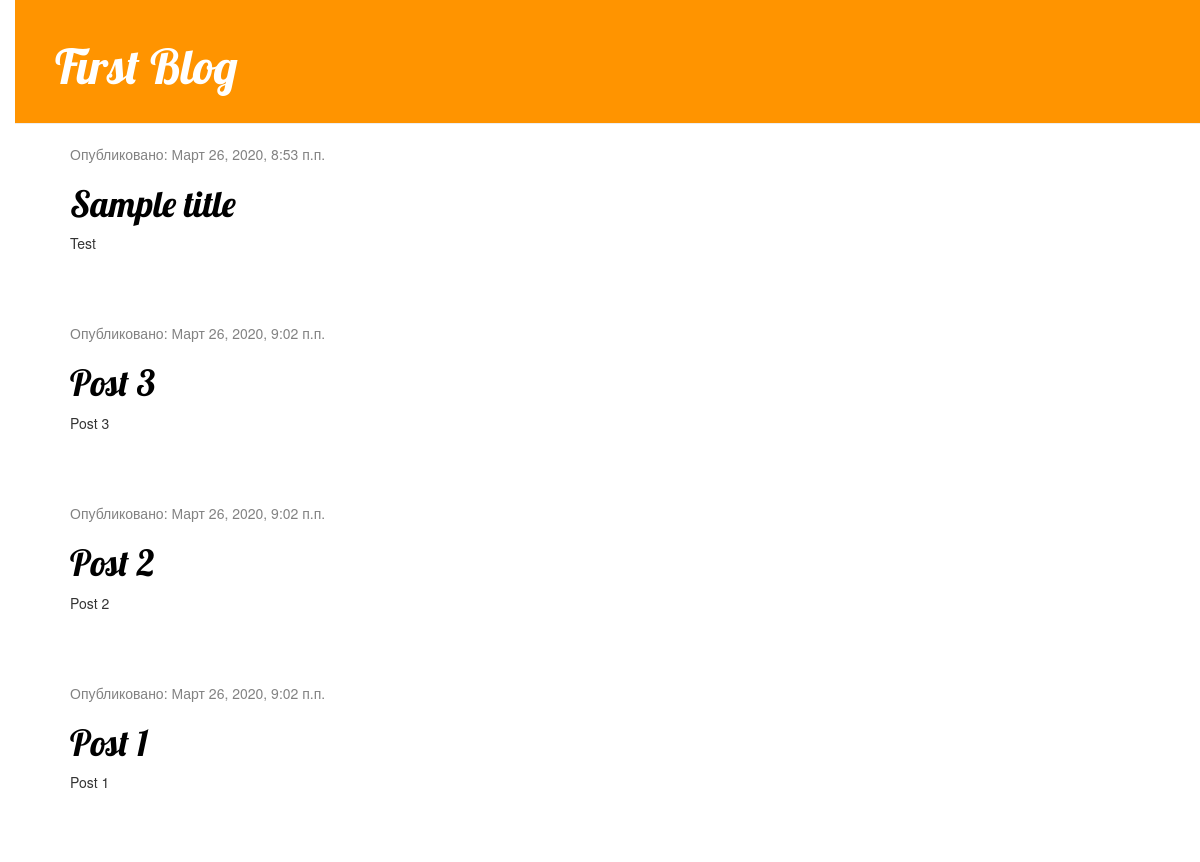
The page / on the database its author committed.
### first/models.py (models this page shows, shortened)
class Post(models.Model):
    author = models.ForeignKey(settings.AUTH_USER_MODEL, on_delete=models.CASCADE)
    title = models.CharField(max_length=200)
    text = models.TextField()
    created_date = models.DateTimeField(default=timezone.now)
    published_date = models.DateTimeField(blank=True, null=True)

### first/views.py (the view)
# urls.py: path('', views.post_list, name='post_list'),
def post_list(request):
    posts = Post.objects.filter(published_date__lte=timezone.now()).order_by('published_date')
    return render(request, 'first/post_list.html', {'posts': posts})

### templates/first/post_list.html (shortened to what this page needs)
{% load static %}
<!DOCTYPE html>
<html lang="en">
<head>
    <link rel="stylesheet" href="//maxcdn.bootstrapcdn.com/bootstrap/3.2.0/css/bootstrap.min.css">
    <link rel="stylesheet" href="//maxcdn.bootstrapcdn.com/bootstrap/3.2.0/css/bootstrap-theme.min.css">
    <link rel="stylesheet" href="{% static 'css/style.css' %}">
</head>
<body>
<div class="page-header">
    <h1><a href="/">First Blog</a></h1>
</div>
<div class="content container">
    <div class="row">
        <div class="col-md-8">
            {% for post in posts %}
                <div class="post">
                    <div class="date">
                        <p>Опубликовано: {{ post.published_date }}</p>
                    </div>
                    <h1><a href="">{{ post.title }}</a></h1>
                    <p>{{ post.text|linebreaksbr }}</p>
                </div>
            {% endfor %}
        </div>
    </div>
</div>
</body>
</html>

### first/static/css/style.css (style rules this page uses)
h1 a { color: #FCA205; font-family: 'Lobster'; }
body { padding-left: 15px; }
.page-header { background-color: #ff9400; margin-top: 0; padding: 20px 20px 20px 40px; }
.page-header h1, .page-header h1 a, .page-header h1 a:visited, .page-header h1 a:active { color: #ffffff; font-size: 36pt; text-decoration: none; }
.content { margin-left: 40px; }
h1, h2, h3, h4 { font-family: 'Lobster', cursive; }
.date { color: #828282; }
.post { margin-bottom: 70px; }
.post h1 a, .post h1 a:visited { color: #000000; }

### rows shown on the page
Post: published_date "Март 26, 2020, 8:53 п.п.", title "Sample title", text "Test"
Post: published_date "Март 26, 2020, 9:02 п.п.", title "Post 3", text "Post 3"
Post: published_date "Март 26, 2020, 9:02 п.п.", title "Post 2", text "Post 2"
Post: published_date "Март 26, 2020, 9:02 п.п.", title "Post 1", text "Post 1"
